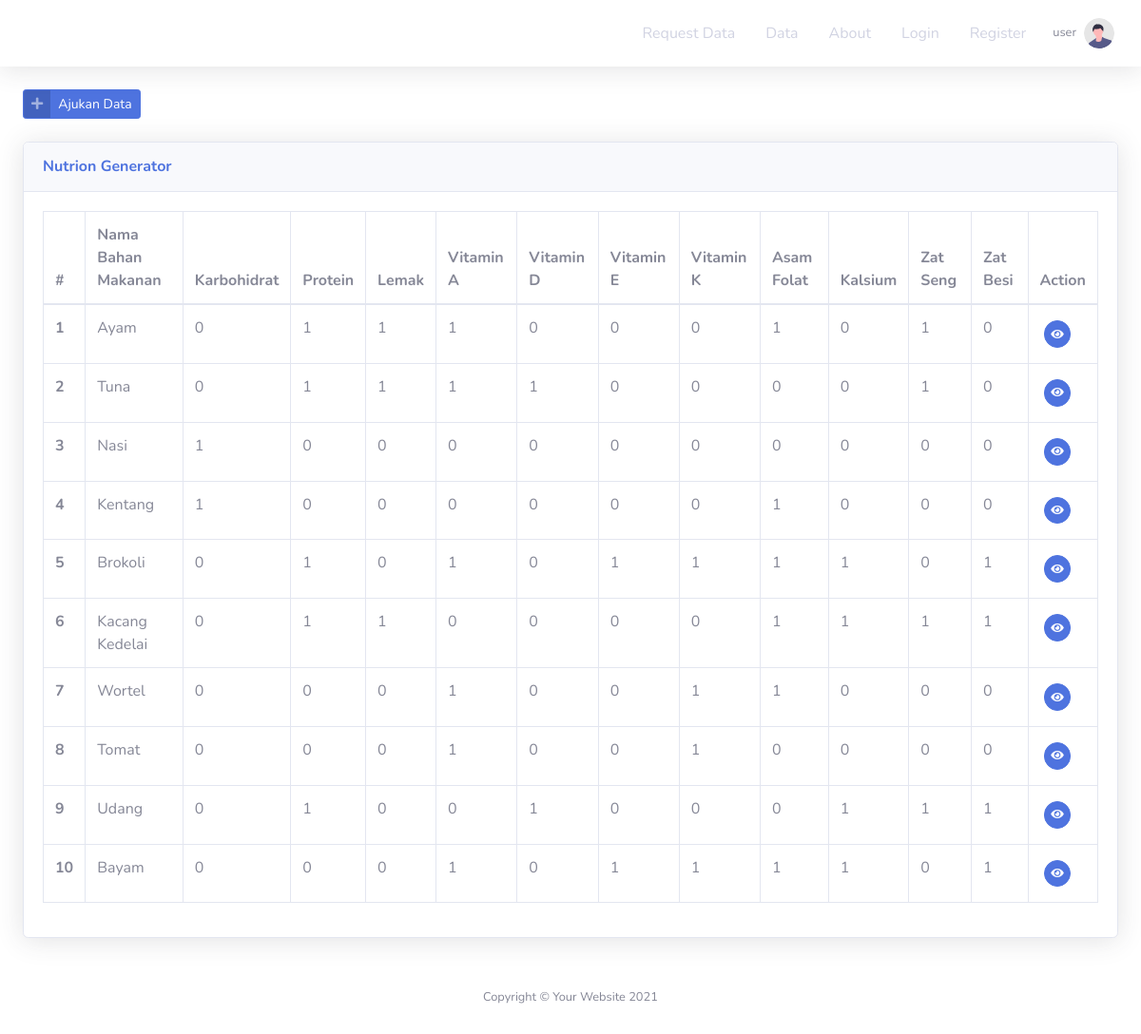
The page /index.php/frontend/data on the database its author committed.
### tables this page shows
CREATE TABLE `tb_gizi`  (
  `id_gizi` int NOT NULL AUTO_INCREMENT,
  `name` varchar(128) NOT NULL,
  `zat_karbohidrat` tinyint(1) NOT NULL,
  `zat_protein` tinyint(1) NOT NULL,
  `zat_lemak` tinyint(1) NOT NULL,
  `vitamin_a` tinyint(1) NOT NULL,
  `vitamin_d` tinyint(1) NOT NULL,
  `vitamin_e` tinyint(1) NOT NULL,
  `vitamin_k` tinyint(1) NOT NULL,
  `asam_folat` tinyint(1) NOT NULL,
  `zat_kalsium` tinyint(1) NOT NULL,
  `zat_seng` tinyint(1) NOT NULL,
  `zat_besi` tinyint(1) NOT NULL,
  `date_created` date NOT NULL,
  `jumlah_takaran` varchar(50) NULL DEFAULT NULL,
  `id_user` int NULL DEFAULT NULL,
  `foto_bahan_makanan` varchar(255) NULL DEFAULT NULL,
  `lampiran` varchar(255) NULL DEFAULT NULL,
  `is_active` int NULL DEFAULT NULL,
  PRIMARY KEY (`id_gizi`) USING BTREE,
  INDEX `id_takaran`(`jumlah_takaran`) USING BTREE,
  INDEX `tb_gizi_ibfk_1`(`id_user`) USING BTREE,
  CONSTRAINT `tb_gizi_ibfk_1` FOREIGN KEY (`id_user`) REFERENCES `tb_user` (`id_user`) ON DELETE RESTRICT ON UPDATE RESTRICT
);

### application/controllers/frontend/Data.php (called while the page is built, shortened)
<?php
class Data extends CI_Controller
{
    function __construct()
    {
        $this->load->model('m_data');
    }
    public function index()
    {
        $data['page_title'] = 'Finite Covering';
        $data['gizi'] = $this->m_data->read();
        $this->load->view('frontend/data/index', $data);
    }
}

### index.php (called while the page is built, shortened)
<?php
require_once BASEPATH.'core/CodeIgniter.php';

### application/models/M_data.php (called while the page is built, shortened)
<?php
class M_data extends CI_Model
{
    public function read()
    {
        $this->db->select('*');
        $this->db->from('tb_gizi');
        $this->db->where('is_active',1);
        $query = $this->db->get();
        return $query;
    }
}

### application/views/frontend/data/index.php (the view, shortened to what this page needs)
<div class="container-fluid">
    <div class="d-sm-flex align-items-center justify-content-between mb-4 right">
        <button id="btn_tambah" class="btn btn-sm btn-primary btn-icon-split float-right" data-toggle="modal" data-target="#tambahEdit-nut">
            <span class="icon text-white-50">
                <i class="fas fa-plus"></i>
            </span>
            <span class="text">Ajukan Data</span>
        </button>
    </div>
    <div class="card shadow mb-4">
        <div class="card-header py-3">
            <h6 class="m-0 font-weight-bold text-primary">Nutrion Generator</h6>
        </div>
        <div class="card-body">
            <div class="table-responsive">
                <table class="table table-bordered" id="dataTable" width="100%" cellspacing="0">
                    <thead>
                        <tr>
                            <th>#</th>
                            <th>Nama Bahan Makanan</th>
                            <th>Karbohidrat</th>
                            <th>Protein</th>
                            <th>Lemak</th>
                            <th>Vitamin A</th>
                            <th>Vitamin D</th>
                            <th>Vitamin E</th>
                            <th>Vitamin K</th>
                            <th>Asam Folat</th>
                            <th>Kalsium</th>
                            <th>Zat Seng</th>
                            <th>Zat Besi</th>
                            <th>Action</th>
                        </tr>
                    </thead>
                    <tbody>
                        <?php
                        foreach ($gizi->result() as $row) { ?>
                            <tr class="data">
                                <th><?php echo $row->id_gizi; ?></th>
                                <td><?php echo  $row->name; ?></td>
                                <td><?php echo  $row->zat_karbohidrat; ?></td>
                                <td><?php echo  $row->zat_protein; ?></td>
                                <td><?php echo  $row->zat_lemak; ?></td>
                                <td><?php echo  $row->vitamin_a; ?></td>
                                <td><?php echo  $row->vitamin_d; ?></td>
                                <td><?php echo  $row->vitamin_e; ?></td>
                                <td><?php echo  $row->vitamin_k; ?></td>
                                <td><?php echo  $row->asam_folat; ?></td>
                                <td><?php echo  $row->zat_kalsium; ?></td>
                                <td><?php echo  $row->zat_seng; ?></td>
                                <td><?php echo $row->zat_besi; ?></td>
                                <td>
                                    <button type="button" id="<?php echo $row->id_gizi; ?>" class="btn btn-primary btn-circle btn-sm view_data m-1" title="Lihat Detail" data-target="#viewDetails" data-toggle="modal">
                                        <i class="fas fa-eye"></i>
                                    </button>
                                </td>
                            </tr>
                        <?php } ?>
                    </tbody>
                </table>
            </div>
        </div>
    </div>

### rows shown on the page
tb_gizi: id_gizi "1", name "Ayam", zat_karbohidrat "0", zat_protein "1", zat_lemak "1", vitamin_a "1", vitamin_d "0", vitamin_e "0", vitamin_k "0", asam_folat "1", zat_kalsium "0", zat_seng "1", zat_besi "0"
tb_gizi: id_gizi "2", name "Tuna", zat_karbohidrat "0", zat_protein "1", zat_lemak "1", vitamin_a "1", vitamin_d "1", vitamin_e "0", vitamin_k "0", asam_folat "0", zat_kalsium "0", zat_seng "1", zat_besi "0"
tb_gizi: id_gizi "3", name "Nasi", zat_karbohidrat "1", zat_protein "0", zat_lemak "0", vitamin_a "0", vitamin_d "0", vitamin_e "0", vitamin_k "0", asam_folat "0", zat_kalsium "0", zat_seng "0", zat_besi "0"
tb_gizi: id_gizi "4", name "Kentang", zat_karbohidrat "1", zat_protein "0", zat_lemak "0", vitamin_a "0", vitamin_d "0", vitamin_e "0", vitamin_k "0", asam_folat "1", zat_kalsium "0", zat_seng "0", zat_besi "0"
tb_gizi: id_gizi "5", name "Brokoli", zat_karbohidrat "0", zat_protein "1", zat_lemak "0", vitamin_a "1", vitamin_d "0", vitamin_e "1", vitamin_k "1", asam_folat "1", zat_kalsium "1", zat_seng "0", zat_besi "1"
tb_gizi: id_gizi "6", name "Kacang Kedelai", zat_karbohidrat "0", zat_protein "1", zat_lemak "1", vitamin_a "0", vitamin_d "0", vitamin_e "0", vitamin_k "0", asam_folat "1", zat_kalsium "1", zat_seng "1", zat_besi "1"
tb_gizi: id_gizi "7", name "Wortel", zat_karbohidrat "0", zat_protein "0", zat_lemak "0", vitamin_a "1", vitamin_d "0", vitamin_e "0", vitamin_k "1", asam_folat "1", zat_kalsium "0", zat_seng "0", zat_besi "0"
tb_gizi: id_gizi "8", name "Tomat", zat_karbohidrat "0", zat_protein "0", zat_lemak "0", vitamin_a "1", vitamin_d "0", vitamin_e "0", vitamin_k "1", asam_folat "0", zat_kalsium "0", zat_seng "0", zat_besi "0"
tb_gizi: id_gizi "9", name "Udang", zat_karbohidrat "0", zat_protein "1", zat_lemak "0", vitamin_a "0", vitamin_d "1", vitamin_e "0", vitamin_k "0", asam_folat "0", zat_kalsium "1", zat_seng "1", zat_besi "1"
tb_gizi: id_gizi "10", name "Bayam", zat_karbohidrat "0", zat_protein "0", zat_lemak "0", vitamin_a "1", vitamin_d "0", vitamin_e "1", vitamin_k "1", asam_folat "1", zat_kalsium "1", zat_seng "0", zat_besi "1"
